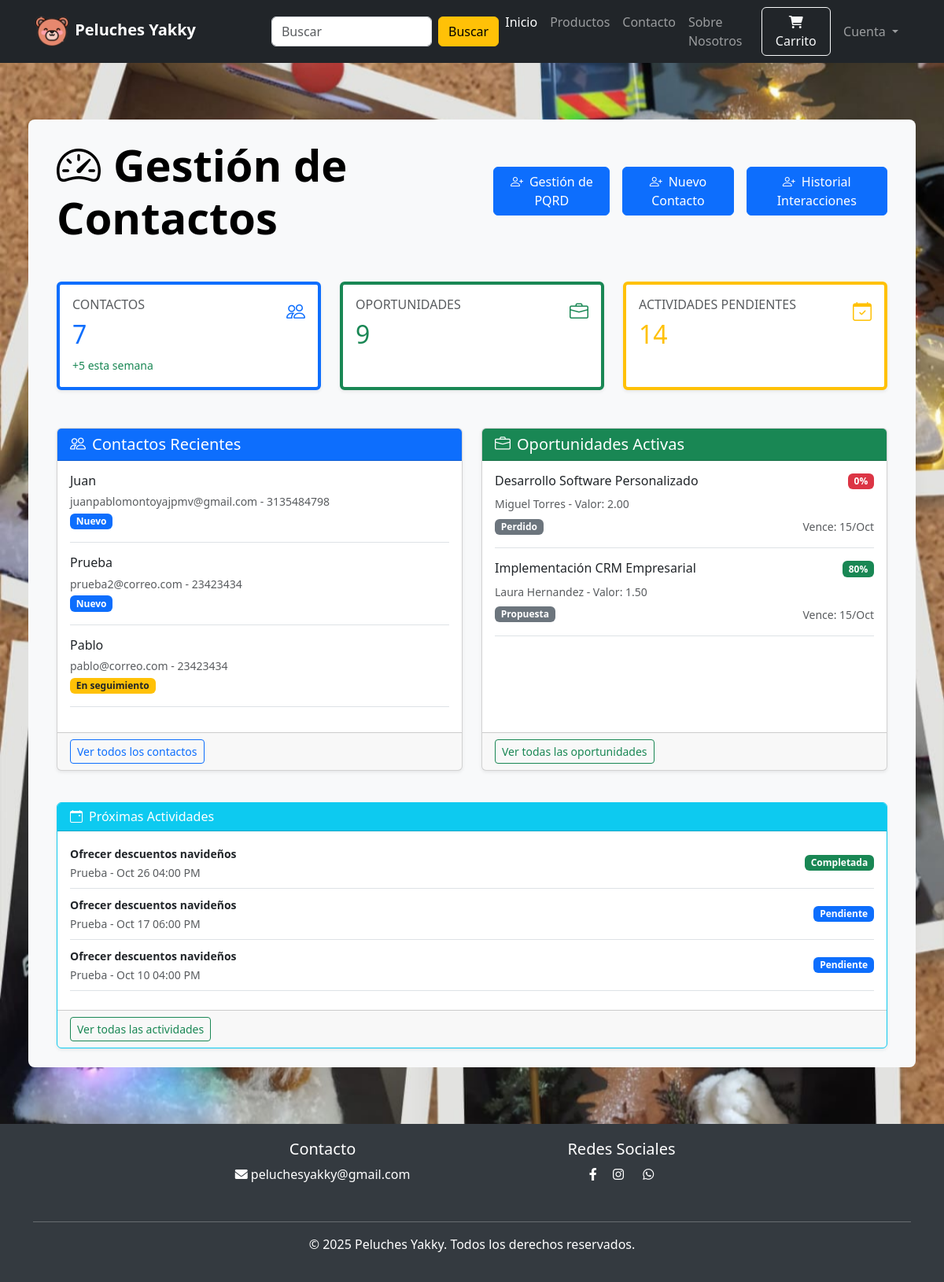
Before: /empleado/ (signed in) with the older database file.
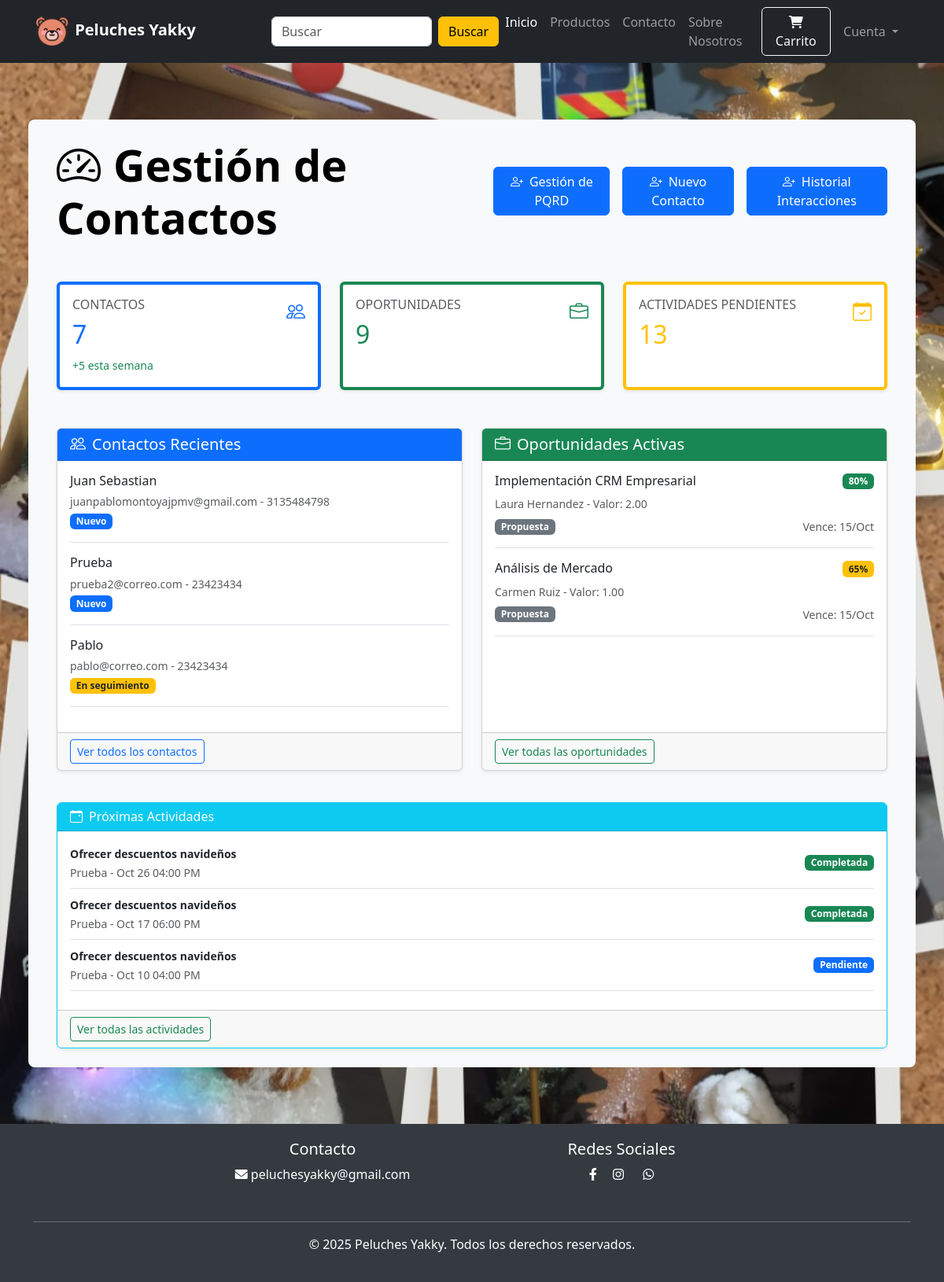
After: the same page with the newer database file.
### website/models/contacto_model.py (models this page shows, shortened)
class Contacto(db.Model):
    __tablename__ = "contactos"
    id_contacto = db.Column(db.Integer, primary_key=True)
    id_agente = db.Column(db.Integer, db.ForeignKey("customer.id"), nullable=False)
    nombre = db.Column(db.String(100), nullable=False)
    email = db.Column(db.String(150), unique=True, nullable=False)
    telefono = db.Column(db.String(20), nullable=False)
    empresa = db.Column(db.String(100), nullable=True)
    canal = db.Column(db.String(50))
    estado = db.Column(db.String(50), default="Nuevo")
    satisfaccion = db.Column(db.Integer, nullable=True)
    fecha_registro = db.Column(db.DateTime, default=datetime.utcnow)
    fecha_actulizar = db.Column(
        db.DateTime, default=datetime.utcnow, onupdate=datetime.utcnow
    )
    agente = db.relationship("Customer", backref=db.backref("contactos", lazy=True))
    oportunidades = db.relationship("Oportunidad", backref="contacto", lazy=True)
    actividades = db.relationship("Actividad", backref="contacto", lazy=True)
    interacciones = db.relationship("Interaccion", backref="contacto", lazy=True)

### website/models/oportunidad_model.py (models this page shows, shortened)
class Oportunidad(db.Model):
    __tablename__ = "oportunidades"
    id_oportunidad = db.Column(db.Integer, primary_key=True)
    id_contacto = db.Column(
        db.Integer, db.ForeignKey("contactos.id_contacto"), nullable=False
    )
    id_cliente = db.Column(db.Integer, db.ForeignKey("customer.id"), nullable=True)
    id_agente = db.Column(db.Integer, db.ForeignKey("customer.id"), nullable=False)
    titulo = db.Column(db.String(150), nullable=False)
    valor_estimado = db.Column(db.DECIMAL(10, 2))
    etapa = db.Column(db.String(50), default="nueva")
    probabilidad = db.Column(db.Integer, default=0)
    descripcion = db.Column(db.Text)
    fecha_creacion = db.Column(db.DateTime, default=datetime.utcnow)
    fecha_cierre = db.Column(db.DateTime, nullable=True)

### website/models/actividad_model.py (models this page shows, shortened)
class Actividad(db.Model):
    __tablename__ = "actividades"
    id_actividad = db.Column(db.Integer, primary_key=True)
    id_contacto = db.Column(
        db.Integer, db.ForeignKey("contactos.id_contacto"), nullable=False
    )
    id_oportunidad = db.Column(
        db.Integer, db.ForeignKey("oportunidades.id_oportunidad"), nullable=True
    )
    id_agente = db.Column(db.Integer, db.ForeignKey("customer.id"), nullable=False)
    tipo_actividad = db.Column(db.String(50), nullable=False)
    titulo = db.Column(db.String(200), nullable=False)
    descripcion = db.Column(db.Text)
    fecha_programada = db.Column(db.DateTime, nullable=False)
    estado = db.Column(db.String(50), default="Pendiente")
    fecha_creacion = db.Column(db.DateTime, default=datetime.utcnow)
    fecha_completada = db.Column(db.DateTime, nullable=True)

### website/mvc_views/employee_view.py (the view)
@employee.route("/")
@login_required
@rol_required(2)
def empleado_vista():
    try:
        contactos = todos_contactos()
        oportunidades = todos_oportunidades()
        actividades = todos_actividades()
        metricas = metricas_empleado(current_user.id)
        return render_template(
            "employee.html",
            contactos=contactos,
            oportunidades=oportunidades,
            actividades=actividades,
            metricas=metricas,
        )
    except Exception as e:
        flash(e)
        raise Exception(f"Error al mostrar datos {e}")

### website/controllers/employee_cotller.py (called while the page is built)
def todos_contactos():
    try:
        contactos = Contacto.query.order_by(desc(Contacto.fecha_registro)).all()
        return contactos
    except Exception as e:
        db.session.rollback()
        print(f"Error al crear actividad: {e}")
        raise Exception(f"Error al buscar todos contactos: {e}")

def todos_oportunidades():
    try:
        oportunidades = (
            Oportunidad.query.filter(Oportunidad.etapa != "Cierre")
            .order_by(Oportunidad.fecha_creacion)
            .all()
        )
        return oportunidades
    except Exception as e:
        db.session.rollback()
        print(f"Error al crear actividad: {e}")
        raise Exception(f"Error al buscar todos oportunidades: {e}")

def todos_actividades():
    try:
        actividades = Actividad.query.order_by(desc(Actividad.fecha_programada)).all()
        return actividades
    except Exception as e:
        db.session.rollback()
        print(f"Error al crear actividad: {e}")
        raise Exception(f"Error al buscar todos actividades: {e}")

### website/models/customer_model.py (called while the page is built)
    @property
    def is_authenticated(self):
        return True  # Para usuarios reales siempre True

### website/templates/employee.html (shortened to what the changed rows need)
{% extends 'index.html' %}
{% block body %}
<div class="container-fluid fondo py-5" style="min-height: 100vh;">
    <div class="row justify-content-center bg-light m-4 p-4 rounded-3">
        <div class="col-lg-12">
            <div class="d-flex justify-content-between align-items-center mb-5">
                <h1 class="text-black mb-0 display-4 fw-bold">
                    <i class="bi bi-speedometer2 me-3"></i>Gestión de Contactos
                </h1>
            </div>
            <div class="row g-4 mb-5">
                <div class="col-md-8 col-lg-4">
                    <div class="card shadow-sm h-100 border-start border-4 border-primary">
                        <div class="card-body">
                            <div class="d-flex justify-content-between align-items-start">
                                <div>
                                    <h2 class="text-primary"> {{metricas.contactos}} </h2>
                                </div>
                            </div>
                        </div>
                    </div>
                </div>
                <div class="col-md-8 col-lg-4">
                    <div class="card shadow-sm h-100 border-start border-4 border-success">
                        <div class="card-body">
                            <div class="d-flex justify-content-between align-items-start">
                                <div>
                                    <h2 class="text-success"> {{metricas.oportunidades}} </h2>
                                </div>
                            </div>
                        </div>
                    </div>
                </div>
                <div class="col-md-8 col-lg-4">
                    <div class="card shadow-sm h-100 border-start border-4 border-warning">
                        <div class="card-body">
                            <div class="d-flex justify-content-between align-items-start">
                                <div>
                                    <h6 class="card-title text-muted">ACTIVIDADES PENDIENTES</h6>
                                    <h2 class="text-warning"> {{metricas.actividades}}</h2>
                                </div>
                            </div>
                        </div>
                    </div>
                </div>
            </div>
            <div class="row g-4">
                <div class="col-lg-6">
                    <div class="card shadow-sm h-100">
                        <div class="card-body">
                            {% set agent_contacts = [] %}
                            {% for contacto in contactos[:3] %}
                            {% if contacto.id_agente == current_user.id %}
                            {% set _ = agent_contacts.append(contacto) %}
                            {% endif %}
                            {% endfor %}
                            {% if agent_contacts %}
                            {% for contacto in agent_contacts %}
                            <div class="d-flex justify-content-between align-items-center border-bottom pb-3 mb-3">
                                <div>
                                    <h6 class="mb-1">{{ contacto.nombre }}</h6>
                                    <small class="text-muted">{{ contacto.email }} - {{ contacto.telefono }}</small>
                                    <br>
                                    {% if contacto.estado == 'Nuevo' %}
                                    <span class="badge bg-primary">Nuevo</span>
                                    {% elif contacto.estado == 'En seguimiento' %}
                                    <span class="badge bg-warning text-dark">En seguimiento</span>
                                    {% else %}
                                    <span class="badge bg-success">Calificado</span>
                                    {% endif %}
                                </div>
                            </div>
                            {% endfor %}
                            {% endif %}
                        </div>
                    </div>
                </div>
                <div class="col-lg-6">
                    <div class="card shadow-sm h-100">
                        <div class="card-body">
                            {% set agent_oportunidad = [] %}
                            {% for oportunidad in oportunidades[:3] %}
                            {% if oportunidad.id_agente == current_user.id %}
                            {% set _ = agent_oportunidad.append(oportunidad) %}
                            {% endif %}
                            {% endfor %}
                            {% if agent_oportunidad %}
                            {% for oportunidad in agent_oportunidad[:3] %}
                            <div class="border-bottom pb-3 mb-3">
                                <div class="d-flex justify-content-between align-items-start mb-2">
                                    <h6 class="mb-0"> {{oportunidad.titulo}} </h6>
                                    {% if oportunidad.probabilidad >= 50 and oportunidad.probabilidad <= 70 %} <span
                                        class="badge bg-warning text-dark"> {{oportunidad.probabilidad}}%</span>
                                        {% elif oportunidad.probabilidad >= 71 %}
                                        <span class="badge bg-success">{{oportunidad.probabilidad}}%</span>
                                        {% else %}
                                        <span class="badge bg-danger">{{oportunidad.probabilidad}}%</span>
                                        {% endif %}
                                </div>
                                <small class="text-muted d-block"> {{oportunidad.contacto.nombre}} - Valor:
                                    {{oportunidad.valor_estimado}} </small>
                                <div class="d-flex justify-content-between align-items-center mt-2">
                                    <span class="badge bg-secondary">{{oportunidad.etapa}}</span>
                                    <small class="text-muted">Vence: 15/Oct</small>
                                </div>
                            </div>
                            {% endfor %}
                            {% endif %}
                        </div>
                    </div>
                </div>
            </div>
            <div class="row g-4 mt-3">
                <div class="col-lg-12">
                    <div class="card shadow-sm border-info">
                        <div class="card-body">
                            {% set agent_actividad = [] %}
                            {% for actividad in actividades[:3] %}
                            {% if actividad.id_agente == current_user.id %}
                            {% set _ = agent_actividad.append(actividad) %}
                            {% endif %}
                            {% endfor %}
                            {% if agent_actividad %}
                            {% for actividad in agent_actividad[:3] %}
                            {% set fecha = actividad.fecha_programada %}
                            <div class="d-flex justify-content-between align-items-center border-bottom pb-2 mb-2">
                                <div>
                                    <small class="fw-bold"> {{actividad.titulo}} </small>
                                    <br>
                                    <small class="text-muted"> {{actividad.contacto.nombre}} - {{fecha.strftime('%b %d
                                        %I:%M %p').lstrip('0')}}
                                    </small>
                                </div>
                                {% if actividad.estado == "Pendiente" %}
                                <span class="badge bg-primary"> Pendiente </span>
                                {% elif actividad.estado == "En proceso" %}
                                <span class="badge bg-warning text-dark">En proceso</span>
                                {% else %}
                                <span class="badge bg-success text-white">Completada</span>
                                {% endif %}
                            </div>
                            {% endfor %}
                            {% endif %}
                        </div>
                    </div>
                </div>
            </div>
        </div>
    </div>
</div>
{% endblock %}

Changed rows visible on the page:
no longer on this page (row edited): Oportunidad: titulo "Desarrollo Software Personalizado", probabilidad "0", contacto.nombre "Miguel Torres", valor_estimado "2.00", etapa "Perdido"
changed Contacto "juanpablomontoyajpmv@gmail.com": nombre "Juan" → "Juan Sebastian"
changed Oportunidad "Implementación CRM Empresarial": valor_estimado "1.50" → "2.00"
now on this page (row unchanged): Oportunidad: titulo "Análisis de Mercado", probabilidad "65", contacto.nombre "Carmen Ruiz", valor_estimado "1.00", etapa "Propuesta"
changed Actividad "Oct 17 06:00 PM": estado "Pendiente" → "Completada"
Other visible differences:
{{ metricas.actividades }}: "14" → "13"
